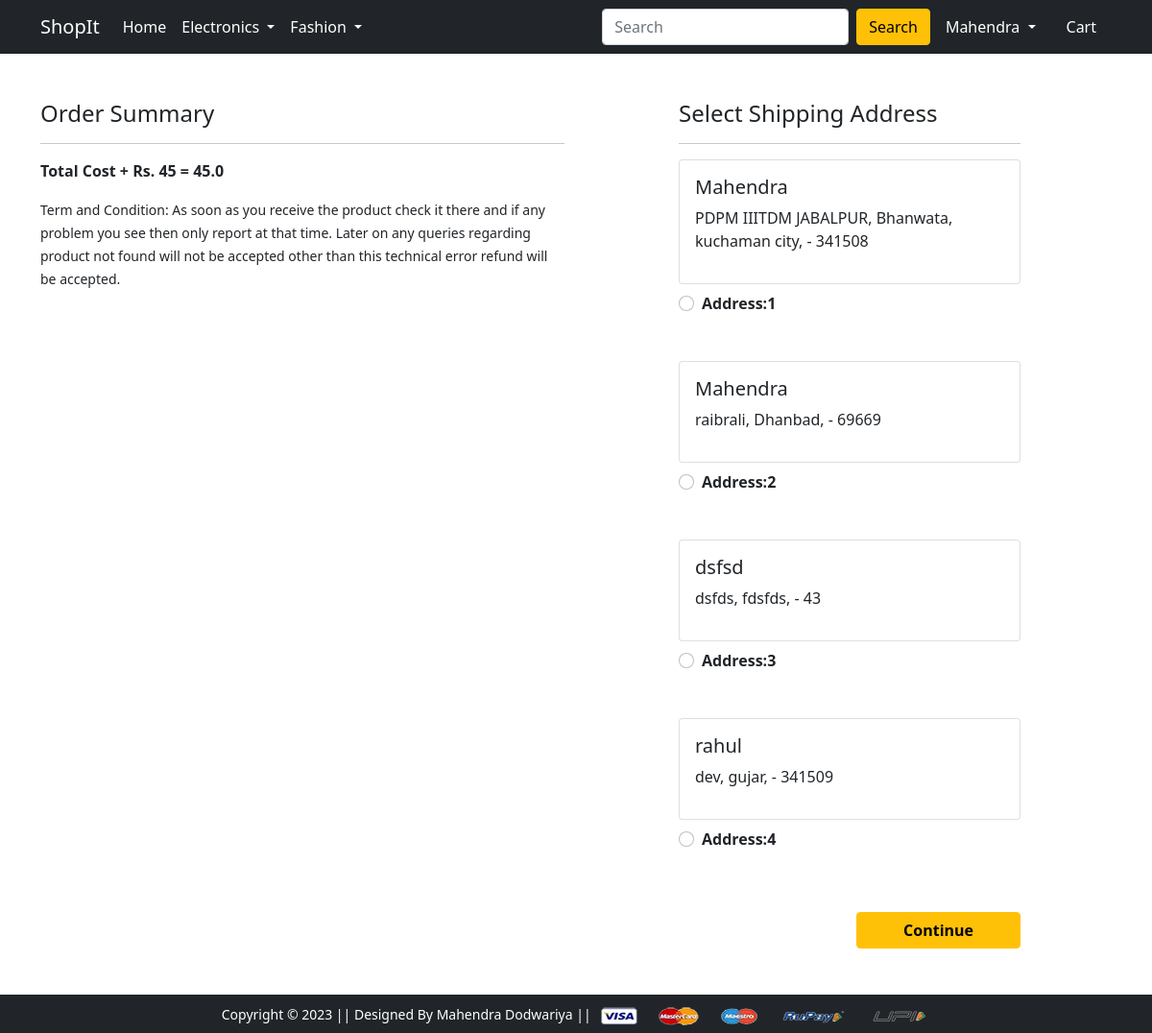
/checkout/ (signed in), run on an earlier commit of the app's database.
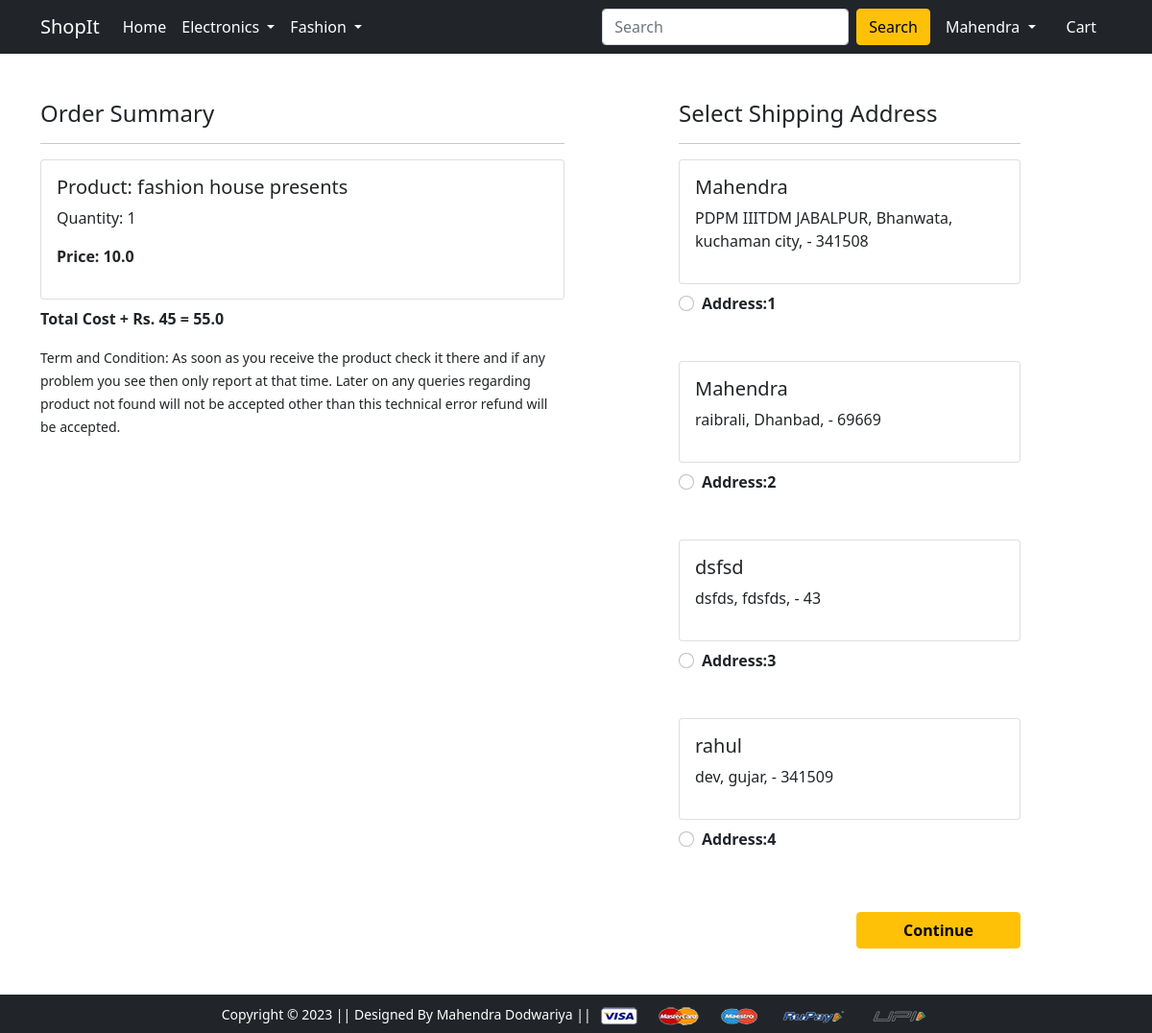
And on a later commit of the database.
### app/models.py (models this page shows, shortened)
class Customer(models.Model):
    user = models.ForeignKey(User,on_delete = models.CASCADE)
    name = models.CharField(max_length = 200)
    locality = models.CharField(max_length = 200)
    city = models.CharField(max_length=50)
    zipcode = models.IntegerField()
    state = models.CharField(choices = STATE_CHOICES,max_length = 50)

class Cart(models.Model):
    user = models.ForeignKey(User,on_delete=models.CASCADE)
    product = models.ForeignKey(Product, on_delete=models.CASCADE)
    quantity = models.PositiveIntegerField(default = 1)
    @property
    def total_cost(self):
        return self.quantity * self.product.discounted_price

class Product(models.Model):
    title = models.CharField(max_length=50)
    selling_price = models.FloatField()
    discounted_price = models.FloatField()
    description = models.TextField()
    brand = models.CharField(max_length = 100)
    category  = models.CharField(choices = CATEGORY_CHOICES, max_length = 2)
    product_image = models.ImageField(upload_to='productimg')

### app/views.py (the view)
# urls.py: path('checkout/', views.checkout, name='checkout'),
@login_required
def checkout(request):
    user = request.user
    add = Customer.objects.filter(user = user)
    cart_items = Cart.objects.filter(user = user)
    amount  = 0.0
    shipping_amount = 45.0
    total_amount = 0.0
    cart_product = [p for p in Cart.objects.all() if p.user == user]
    if cart_product:
        for p in cart_product:
            tempamount = (p.quantity * p.product.discounted_price)
            amount += tempamount
    total_amount = amount+shipping_amount
    return render(request, 'app/checkout.html' , {'add':add, 'total_amount':total_amount, 'cart_items':cart_items})

### app/templates/app/checkout.html (shortened to what this page needs)
{% extends 'app/base.html' %}
{% load static %}
{% block main-content %}
<div class="container">
 <div class="row mt-5">
  <div class="col-sm-6">
    <h4>Order Summary</h4>
    <hr>
    {% for item in cart_items %}
      <div class="card mb-2">
        <div class="card-body">
          <h5>Product: {{item.product.title}}</h5>
          <p>Quantity: {{item.quantity}}</p>
          <p class="fw-bold">Price: {{item.total_cost}}</p>
        </div>
      </div>
      {% endfor %}
      <p class="fw-bold">Total Cost + Rs. 45 = {{total_amount}}</p>
    <small>Term and Condition: As soon as you receive the product check it there and if any problem you see then only report at that time. Later on any queries regarding product not found will not be accepted other than this technical error refund will be accepted.</small>
  </div>
  <div class="col-sm-4 offset-sm-1">
    <h4>Select Shipping Address</h4>
    <hr>
    <form action="/paymentdone">
      {% for ad in add %}
        <div class="card">
          <div class="card-body">
          <h5>{{ad.name}}</h5>
          <p>{{ad.locality}}, {{ad.city}}, {{add.state}} - {{ad.zipcode}}</p>
          </div>
      </div>
        <div class="form-check mt-2 mb-5">
          <input class="form-check-input" type="radio" name="custid" id="custadd{{forloop.counter}}" value="{{ad.id}}">
          <label class="form-check-label fw-bold" for="">
            Address:{{forloop.counter}} </label>
        </div>
        {% endfor %}
        <div class="text-end">
          <button type="submit" class="btn btn-warning mt-3 px-5 fw-bold">Continue</button>
        </div>
      </form>
    </div>
  </div>
</div>
{% endblock main-content %}

What changed in the data, as far as the page shows it:
added Cart: product "fashion house presents", quantity "1", total_cost "10.0"
Also different on the page:
{{ total_amount }}: "45.0" → "55.0"
